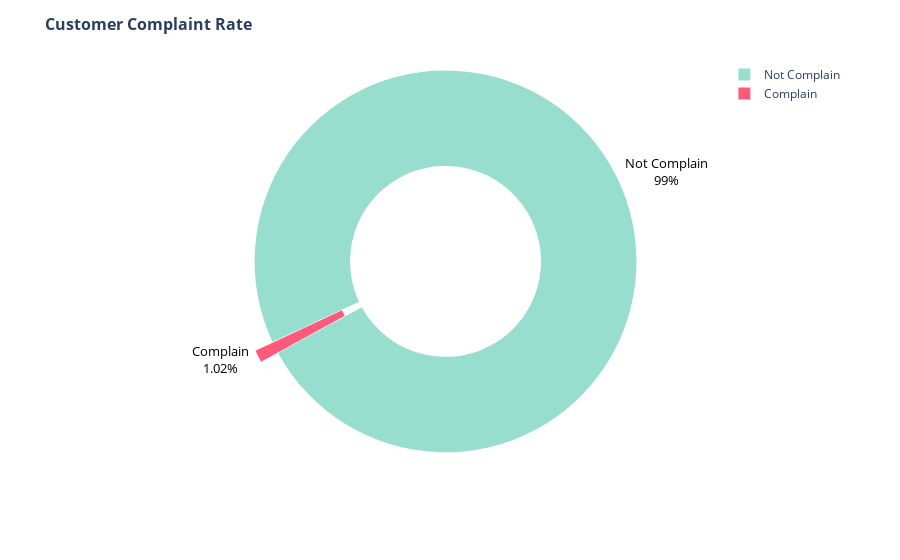

Notebook code for this chart:
### Markdown cell above
From the total customer spend distribution, we know that the majority of customers have low total spend. The customer conversion rate distribution also indicate that the majority of customers have low values of conversion rate, or it can be said that the purchasing activity is lower compared to their web activity. This needs to be taken into consideration by the company. If the company wants to focus on providing campaigns to customers, the marketing team needs to evaluated and improve their old strategies, especially considering that the majority of customers have never received any campaigns at all.

### Code cell
label = ['Not Complain', 'Complain']
complain_chart = px.pie(df, values=df['Complain'].value_counts().values, color=df['Complain'].value_counts().index, names=label, color_discrete_sequence=["#97DECE","#FF597B"], hole=0.5)
complain_chart.update_traces(textposition="outside", textfont=dict(color="black",size=13), textinfo="label+percent",pull=[0.1,0,0,0,0],rotation = -115)
complain_chart.update_layout(title="<b>Customer Complaint Rate</b>", title_font=dict(size=16))
complain_chart

### Figure 1 — Plotly figure (JSON) as saved in the notebook; plotly's stock layout.template omitted (floating-point values rounded to 4 significant figures)
{"data": [{"customdata": [[0], [1]], "domain": {"x": [0, 1], "y": [0, 1]}, "hole": 0.5, "hovertemplate": "label=%{label}<br>value=%{value}<br>color=%{customdata[0]}<extra></extra>", "labels": ["Not Complain", "Complain"], "legendgroup": "", "marker": {"colors": ["#97DECE", "#FF597B"]}, "name": "", "pull": [0.1, 0, 0, 0, 0], "rotation": -115, "showlegend": true, "textfont": {"color": "black", "size": 13}, "textinfo": "label+percent", "textposition": "outside", "type": "pie", "values": [1355, 14]}], "layout": {"legend": {"tracegroupgap": 0}, "margin": {"t": 60}, "piecolorway": ["#97DECE", "#FF597B"], "title": {"font": {"size": 16}, "text": "<b>Customer Complaint Rate</b>"}}}
